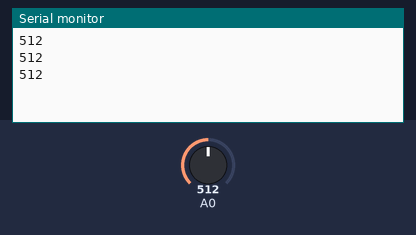
A sketch run on a simulated Arduino Uno, built with avr-gcc and run on an emulated ATmega328P. Parts: the last lines printed to the serial monitor. The inputs (shaded band) are chosen by the test bench; at power-on: A0 = 512.

Above: at 1.3 s.
1.4 s: A0 set to 716
At 1.9 s:
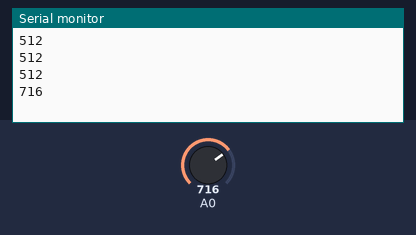
2.9 s: A0 set to 900
At 3.4 s:
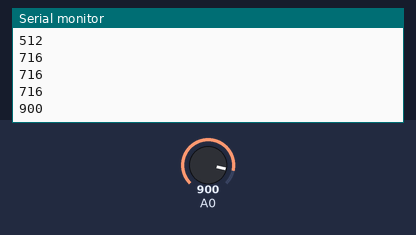
Timing chart, 0 to 5.9 s (numbered marks = the images above; inputs shaded):
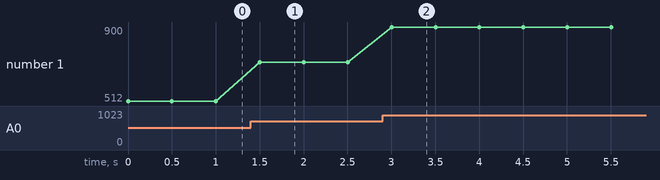

The sketch:

Potentiometer.ino
```cpp
void setup() {
    Serial.begin(9600); // Serial 통신을 초기화 합니다.
}
//가변 저항
void loop() {
    int readValue = analogRead(A0); // A0로 받은 아날로그 값을 readValue변수로 넘겨줍니다.
    Serial.println(readValue); // Serial 모니터에 readValue 값을 찍어주고 한줄 내려줍니다.
    delay(500);
}
```

Measured:
- after the input at 1.4 s, the serial monitor: prints a new line after 0.10 s (image 1)
- after the input at 2.9 s, the serial monitor: prints a new line after 0.10 s (image 2)
- plotted number 1: 512 → 716 after the input at 1.4 s, 716 → 900 after the input at 2.9 s
